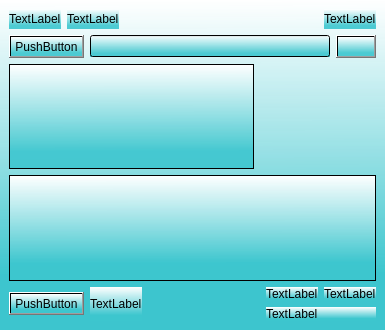
<?xml version="1.0" encoding="UTF-8"?>
<ui version="4.0">
 <class>MainWindow</class>
 <widget class="QMainWindow" name="MainWindow">
  <property name="geometry">
   <rect>
    <x>0</x>
    <y>0</y>
    <width>385</width>
    <height>330</height>
   </rect>
  </property>
  <property name="windowTitle">
   <string>MainWindow</string>
  </property>
  <property name="styleSheet">
   <string notr="true">background-color: qlineargradient(spread:pad, x1:0.468, y1:0.835455, x2:0.462896, y2:0, stop:0.00995025 rgba(61, 198, 206, 231), stop:1 rgba(255, 255, 255, 255));
;</string>
  </property>
  <widget class="QWidget" name="centralwidget">
   <layout class="QGridLayout" name="gridLayout">
    <item row="0" column="0" colspan="3">
     <layout class="QHBoxLayout" name="horizontalLayout_3">
      <item>
       <widget class="QLabel" name="label_Credit">
        <property name="text">
         <string>TextLabel</string>
        </property>
       </widget>
      </item>
      <item>
       <widget class="QLabel" name="label_textNumber">
        <property name="text">
         <string>TextLabel</string>
        </property>
       </widget>
      </item>
      <item>
       <spacer name="horizontalSpacer">
        <property name="orientation">
         <enum>Qt::Horizontal</enum>
        </property>
        <property name="sizeHint" stdset="0">
         <size>
          <width>158</width>
          <height>20</height>
         </size>
        </property>
       </spacer>
      </item>
      <item>
       <widget class="QLabel" name="label_buyCredit">
        <property name="text">
         <string>TextLabel</string>
        </property>
       </widget>
      </item>
     </layout>
    </item>
    <item row="3" column="0" colspan="3">
     <widget class="QTextEdit" name="textEdit"/>
    </item>
    <item row="2" column="0">
     <widget class="QListView" name="listView"/>
    </item>
    <item row="4" column="2">
     <layout class="QVBoxLayout" name="verticalLayout">
      <item>
       <layout class="QHBoxLayout" name="horizontalLayout_5">
        <item>
         <widget class="QLabel" name="label_numberCount">
          <property name="text">
           <string>TextLabel</string>
          </property>
         </widget>
        </item>
        <item>
         <widget class="QLabel" name="label_numberOf">
          <property name="text">
           <string>TextLabel</string>
          </property>
         </widget>
        </item>
       </layout>
      </item>
      <item>
       <spacer name="verticalSpacer">
        <property name="orientation">
         <enum>Qt::Vertical</enum>
        </property>
        <property name="sizeHint" stdset="0">
         <size>
          <width>20</width>
          <height>13</height>
         </size>
        </property>
       </spacer>
      </item>
      <item>
       <widget class="QLabel" name="label_seeRates">
        <property name="text">
         <string>TextLabel</string>
        </property>
       </widget>
      </item>
     </layout>
    </item>
    <item row="1" column="0" colspan="3">
     <layout class="QHBoxLayout" name="horizontalLayout_2">
      <item>
       <widget class="QPushButton" name="pushButton_arrow">
        <property name="text">
         <string>PushButton</string>
        </property>
       </widget>
      </item>
      <item>
       <layout class="QHBoxLayout" name="horizontalLayout">
        <item>
         <widget class="QLineEdit" name="lineEdit">
          <property name="sizePolicy">
           <sizepolicy hsizetype="Expanding" vsizetype="Fixed">
            <horstretch>0</horstretch>
            <verstretch>0</verstretch>
           </sizepolicy>
          </property>
          <property name="minimumSize">
           <size>
            <width>0</width>
            <height>0</height>
           </size>
          </property>
          <property name="autoFillBackground">
           <bool>false</bool>
          </property>
         </widget>
        </item>
        <item>
         <widget class="QPushButton" name="pushButton_send">
          <property name="text">
           <string/>
          </property>
          <property name="iconSize">
           <size>
            <width>23</width>
            <height>24</height>
           </size>
          </property>
         </widget>
        </item>
       </layout>
      </item>
     </layout>
    </item>
    <item row="4" column="0">
     <layout class="QHBoxLayout" name="horizontalLayout_4">
      <item>
       <widget class="QPushButton" name="pushButton_call">
        <property name="text">
         <string>PushButton</string>
        </property>
       </widget>
      </item>
      <item>
       <widget class="QLabel" name="label_Call">
        <property name="text">
         <string>TextLabel</string>
        </property>
       </widget>
      </item>
      <item>
       <spacer name="horizontalSpacer_3">
        <property name="orientation">
         <enum>Qt::Horizontal</enum>
        </property>
        <property name="sizeHint" stdset="0">
         <size>
          <width>40</width>
          <height>20</height>
         </size>
        </property>
       </spacer>
      </item>
     </layout>
    </item>
   </layout>
  </widget>
 </widget>
 <resources/>
 <connections/>
</ui>
